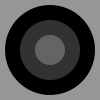
Frame 1 (no input)
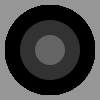
Frame 60 (the mouse pressed at the canvas centre just before this capture)
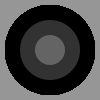
Frame 120 (the mouse held since frame 60 and released just before this capture)

The Processing sketch that drew these frames (run headless with seeded random() and noise(); from frame 60 on, the mouse is pressed at the canvas centre):

// Processing sketch: ReadingAssignment00Ex4CarolineYau
// ── ReadingAssignment00Ex4CarolineYau.pde
//Caroline Yau
//Reading Assignment 00

//Exercise 4

void setup(){
  size(100, 100);
  background(150);
}

void draw(){
  noStroke();
  fill(0);
  ellipse(50, 50, 90, 90);
  fill(50);
  ellipse(50, 50, 60, 60);
  fill(100);
  ellipse(50, 50, 30, 30);
}
